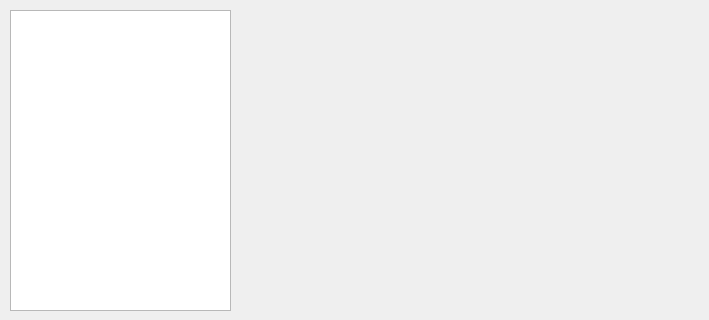
<?xml version="1.0" encoding="UTF-8"?>
<ui version="4.0">
 <class>Dialog</class>
 <widget class="QDialog" name="Dialog">
  <property name="geometry">
   <rect>
    <x>0</x>
    <y>0</y>
    <width>709</width>
    <height>320</height>
   </rect>
  </property>
  <property name="minimumSize">
   <size>
    <width>709</width>
    <height>320</height>
   </size>
  </property>
  <property name="maximumSize">
   <size>
    <width>709</width>
    <height>320</height>
   </size>
  </property>
  <property name="contextMenuPolicy">
   <enum>Qt::DefaultContextMenu</enum>
  </property>
  <property name="windowTitle">
   <string>Справка</string>
  </property>
  <widget class="QWidget" name="gridLayoutWidget">
   <property name="geometry">
    <rect>
     <x>230</x>
     <y>10</y>
     <width>471</width>
     <height>301</height>
    </rect>
   </property>
   <layout class="QGridLayout" name="gridLayout"/>
  </widget>
  <widget class="QTreeView" name="treeView">
   <property name="geometry">
    <rect>
     <x>10</x>
     <y>10</y>
     <width>221</width>
     <height>301</height>
    </rect>
   </property>
   <property name="editTriggers">
    <set>QAbstractItemView::NoEditTriggers</set>
   </property>
   <attribute name="headerVisible">
    <bool>false</bool>
   </attribute>
  </widget>
 </widget>
 <resources/>
 <connections/>
</ui>
